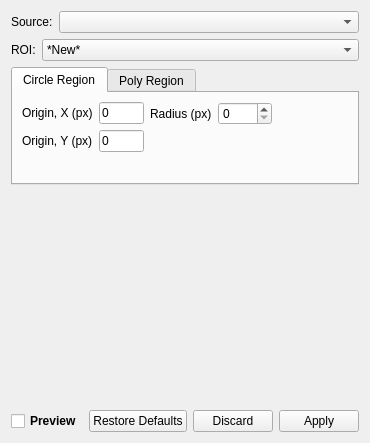
<?xml version="1.0" encoding="UTF-8"?>
<ui version="4.0">
 <class>WidgetIsolate</class>
 <widget class="QWidget" name="WidgetIsolate">
  <property name="geometry">
   <rect>
    <x>0</x>
    <y>0</y>
    <width>351</width>
    <height>443</height>
   </rect>
  </property>
  <property name="sizePolicy">
   <sizepolicy hsizetype="Preferred" vsizetype="Expanding">
    <horstretch>0</horstretch>
    <verstretch>0</verstretch>
   </sizepolicy>
  </property>
  <property name="maximumSize">
   <size>
    <width>16777215</width>
    <height>16777215</height>
   </size>
  </property>
  <property name="windowTitle">
   <string>Isolate</string>
  </property>
  <layout class="QVBoxLayout" name="verticalLayout">
   <item>
    <layout class="QHBoxLayout" name="horizontalLayout_2">
     <item>
      <widget class="QLabel" name="labelSource">
       <property name="sizePolicy">
        <sizepolicy hsizetype="Preferred" vsizetype="Preferred">
         <horstretch>0</horstretch>
         <verstretch>0</verstretch>
        </sizepolicy>
       </property>
       <property name="text">
        <string>Source:</string>
       </property>
       <property name="textFormat">
        <enum>Qt::PlainText</enum>
       </property>
      </widget>
     </item>
     <item>
      <widget class="QComboBox" name="comboBoxSource">
       <property name="sizePolicy">
        <sizepolicy hsizetype="Expanding" vsizetype="Fixed">
         <horstretch>0</horstretch>
         <verstretch>0</verstretch>
        </sizepolicy>
       </property>
      </widget>
     </item>
    </layout>
   </item>
   <item>
    <layout class="QHBoxLayout" name="horizontalLayout_5">
     <item>
      <widget class="QLabel" name="labelROIs">
       <property name="sizePolicy">
        <sizepolicy hsizetype="Preferred" vsizetype="Preferred">
         <horstretch>0</horstretch>
         <verstretch>0</verstretch>
        </sizepolicy>
       </property>
       <property name="text">
        <string>ROI:</string>
       </property>
       <property name="textFormat">
        <enum>Qt::PlainText</enum>
       </property>
      </widget>
     </item>
     <item>
      <widget class="QComboBox" name="comboBoxROIs">
       <property name="sizePolicy">
        <sizepolicy hsizetype="Expanding" vsizetype="Fixed">
         <horstretch>0</horstretch>
         <verstretch>0</verstretch>
        </sizepolicy>
       </property>
       <item>
        <property name="text">
         <string>*New*</string>
        </property>
       </item>
      </widget>
     </item>
    </layout>
   </item>
   <item>
    <widget class="QTabWidget" name="tabWidgetRoiTypes">
     <property name="enabled">
      <bool>true</bool>
     </property>
     <property name="sizePolicy">
      <sizepolicy hsizetype="Minimum" vsizetype="Fixed">
       <horstretch>0</horstretch>
       <verstretch>0</verstretch>
      </sizepolicy>
     </property>
     <property name="maximumSize">
      <size>
       <width>350</width>
       <height>16777215</height>
      </size>
     </property>
     <property name="currentIndex">
      <number>0</number>
     </property>
     <property name="tabBarAutoHide">
      <bool>false</bool>
     </property>
     <widget class="QWidget" name="tabCircle">
      <attribute name="title">
       <string>Circle Region</string>
      </attribute>
      <layout class="QHBoxLayout" name="horizontalLayout_3">
       <item>
        <layout class="QFormLayout" name="formLayoutCenter">
         <item row="0" column="0">
          <widget class="QLabel" name="originXLabel">
           <property name="sizePolicy">
            <sizepolicy hsizetype="Minimum" vsizetype="Preferred">
             <horstretch>0</horstretch>
             <verstretch>0</verstretch>
            </sizepolicy>
           </property>
           <property name="text">
            <string>Origin, X (px)</string>
           </property>
          </widget>
         </item>
         <item row="0" column="1">
          <widget class="QLineEdit" name="originXLineEdit">
           <property name="sizePolicy">
            <sizepolicy hsizetype="Ignored" vsizetype="Fixed">
             <horstretch>0</horstretch>
             <verstretch>0</verstretch>
            </sizepolicy>
           </property>
           <property name="minimumSize">
            <size>
             <width>40</width>
             <height>0</height>
            </size>
           </property>
           <property name="text">
            <string>0</string>
           </property>
          </widget>
         </item>
         <item row="1" column="0">
          <widget class="QLabel" name="originYLabel">
           <property name="sizePolicy">
            <sizepolicy hsizetype="Minimum" vsizetype="Preferred">
             <horstretch>0</horstretch>
             <verstretch>0</verstretch>
            </sizepolicy>
           </property>
           <property name="text">
            <string>Origin, Y (px)</string>
           </property>
          </widget>
         </item>
         <item row="1" column="1">
          <widget class="QLineEdit" name="originYLineEdit">
           <property name="sizePolicy">
            <sizepolicy hsizetype="Ignored" vsizetype="Fixed">
             <horstretch>0</horstretch>
             <verstretch>0</verstretch>
            </sizepolicy>
           </property>
           <property name="minimumSize">
            <size>
             <width>40</width>
             <height>0</height>
            </size>
           </property>
           <property name="text">
            <string>0</string>
           </property>
          </widget>
         </item>
        </layout>
       </item>
       <item>
        <layout class="QFormLayout" name="formLayoutRadius">
         <item row="0" column="0">
          <widget class="QLabel" name="radiusLabel">
           <property name="sizePolicy">
            <sizepolicy hsizetype="Minimum" vsizetype="Preferred">
             <horstretch>0</horstretch>
             <verstretch>0</verstretch>
            </sizepolicy>
           </property>
           <property name="text">
            <string>Radius (px)</string>
           </property>
          </widget>
         </item>
         <item row="0" column="1">
          <widget class="QSpinBox" name="radiusSpinBox">
           <property name="sizePolicy">
            <sizepolicy hsizetype="Ignored" vsizetype="Fixed">
             <horstretch>0</horstretch>
             <verstretch>0</verstretch>
            </sizepolicy>
           </property>
           <property name="minimumSize">
            <size>
             <width>50</width>
             <height>0</height>
            </size>
           </property>
           <property name="maximum">
            <number>999</number>
           </property>
          </widget>
         </item>
        </layout>
       </item>
       <item>
        <widget class="GraphicsLayoutWidget" name="widgetPreview" native="true">
         <property name="minimumSize">
          <size>
           <width>70</width>
           <height>70</height>
          </size>
         </property>
         <property name="maximumSize">
          <size>
           <width>70</width>
           <height>70</height>
          </size>
         </property>
        </widget>
       </item>
      </layout>
     </widget>
     <widget class="QWidget" name="tabPoly">
      <attribute name="title">
       <string>Poly Region</string>
      </attribute>
     </widget>
    </widget>
   </item>
   <item>
    <widget class="GraphicsLayoutWidget" name="widgetPreviewPlot" native="true">
     <property name="sizePolicy">
      <sizepolicy hsizetype="Ignored" vsizetype="Expanding">
       <horstretch>0</horstretch>
       <verstretch>0</verstretch>
      </sizepolicy>
     </property>
     <property name="minimumSize">
      <size>
       <width>70</width>
       <height>100</height>
      </size>
     </property>
     <property name="maximumSize">
      <size>
       <width>16777215</width>
       <height>16777215</height>
      </size>
     </property>
    </widget>
   </item>
   <item>
    <layout class="QHBoxLayout" name="horizontalLayout">
     <item>
      <widget class="QCheckBox" name="checkBoxPreview">
       <property name="font">
        <font>
         <weight>75</weight>
         <italic>false</italic>
         <bold>true</bold>
         <underline>false</underline>
        </font>
       </property>
       <property name="text">
        <string>Preview</string>
       </property>
      </widget>
     </item>
     <item>
      <spacer name="horizontalSpacer">
       <property name="orientation">
        <enum>Qt::Horizontal</enum>
       </property>
       <property name="sizeHint" stdset="0">
        <size>
         <width>40</width>
         <height>20</height>
        </size>
       </property>
      </spacer>
     </item>
     <item>
      <widget class="QDialogButtonBox" name="buttonBox">
       <property name="sizePolicy">
        <sizepolicy hsizetype="Preferred" vsizetype="Fixed">
         <horstretch>0</horstretch>
         <verstretch>0</verstretch>
        </sizepolicy>
       </property>
       <property name="orientation">
        <enum>Qt::Horizontal</enum>
       </property>
       <property name="standardButtons">
        <set>QDialogButtonBox::Apply|QDialogButtonBox::Discard|QDialogButtonBox::RestoreDefaults</set>
       </property>
       <property name="centerButtons">
        <bool>false</bool>
       </property>
      </widget>
     </item>
    </layout>
   </item>
  </layout>
 </widget>
 <customwidgets>
  <customwidget>
   <class>GraphicsLayoutWidget</class>
   <extends>QWidget</extends>
   <header>pyqtgraph.widgets.GraphicsLayoutWidget</header>
   <container>1</container>
  </customwidget>
 </customwidgets>
 <resources/>
 <connections/>
</ui>
